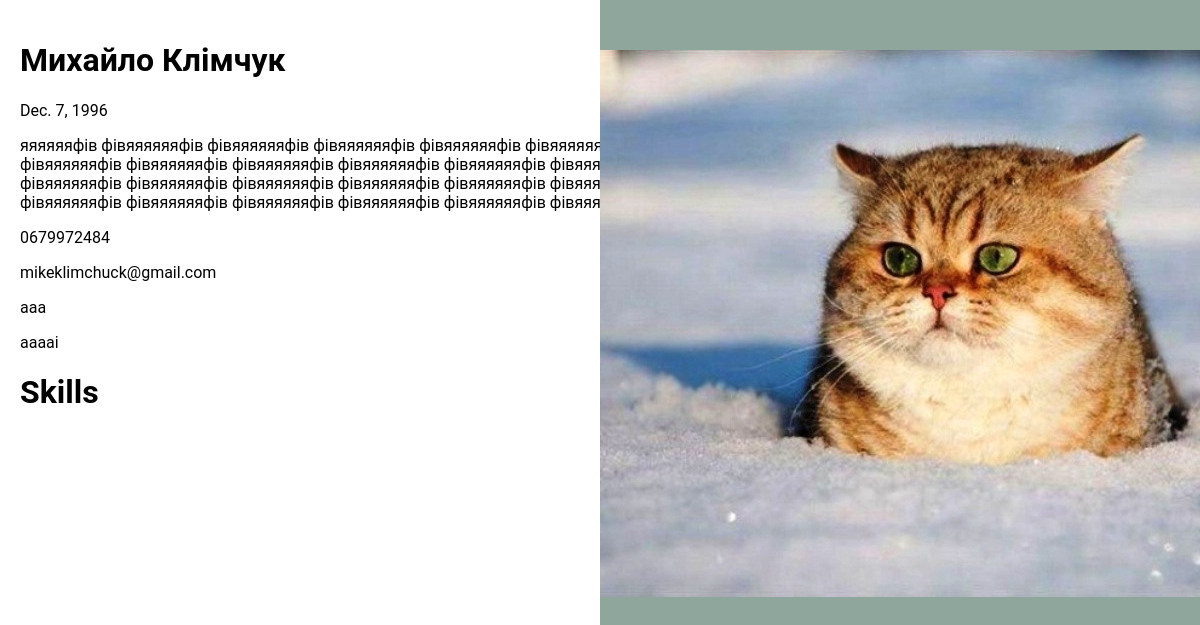
Before: / with the older database file.
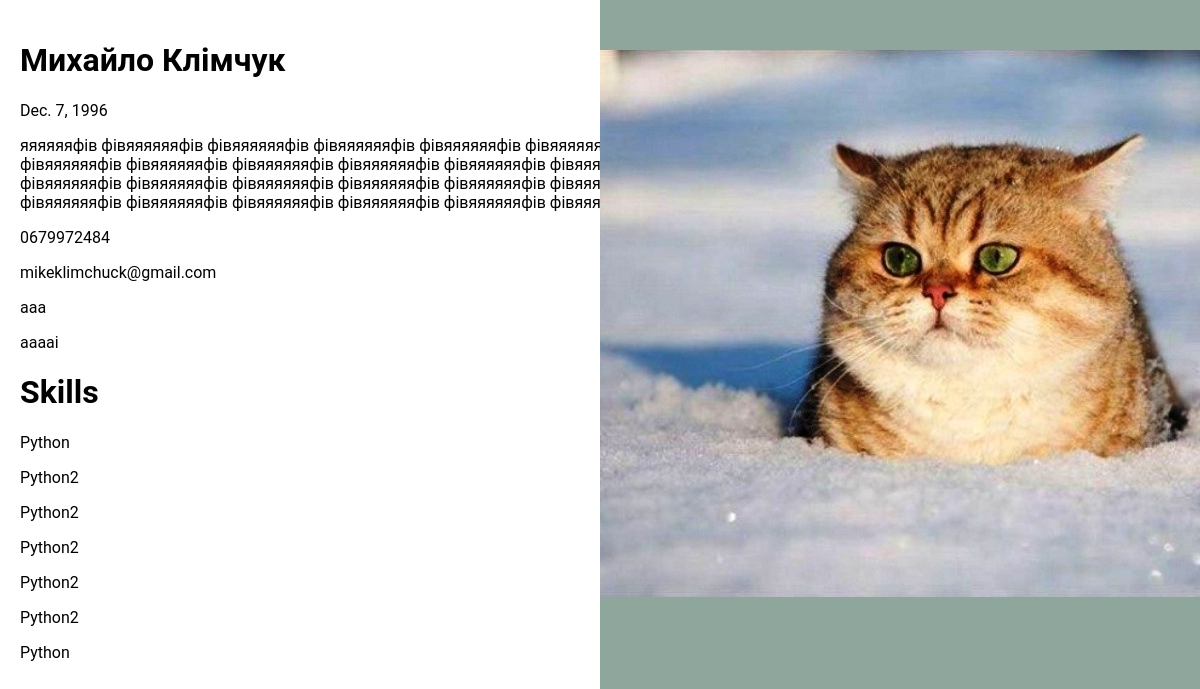
After: the same page with the newer database file.
### resume/models.py (models this page shows)
class PersonInfo(models.Model):
    full_name = models.CharField("Ім'я", max_length=200)
    birthday = models.DateField("День народження")
    main_image = models.ImageField("Головне фото", upload_to="resume_main_photo/")
    about_me = models.TextField("Про мене")
    phone_regex = RegexValidator(regex=r'^\+?1?\d{9,15}$')
    phone_number = models.CharField("Телефон", validators=[phone_regex], max_length=17, blank=True)
    email = models.EmailField("Пошта")
    github = models.CharField("github", max_length=200)
    linkedin = models.CharField("linkedin", max_length=200)
    def __str__(self):
        return self.full_name
    class Meta:
        verbose_name = "Інформація про людину"
        verbose_name_plural = "Інформація про людей"

class Skill(models.Model):
    person_info = models.ForeignKey(PersonInfo, verbose_name="Інформація про людину", on_delete=models.CASCADE)
    skill_name = models.CharField("Назва скіла", max_length=200)

### resume/views.py (the view)
# urls.py: path("", views.MainPageView.as_view(), name="home_page"),
class MainPageView(View):
    def get(self, request):
        personal_info = PersonInfo.objects.all()[0]
        print(personal_info)
        print(Skill.objects.all())
        skills = Skill.objects.all()
        data = {
            "personal_info": personal_info,
            "skills": skills,
        }
        return render(request, "main_page.html", data)

### templates/main_page.html
{% extends "base.html" %}
{% load static %}
{% block main %}
    <div class="personal_info">
        <div class="left_block">
            <div class="info">
                {% include 'personal_info.html' %}
            </div>
            <div class="skills">
                {% include 'skills.html' %}
            </div>
        </div>
        <div class="right_block">
            <div class="avatar">
                {% include 'avatar.html' %}
            </div>
        </div>
    </div>
{% endblock %}

### templates/base.html (shortened to what this page needs)
<!DOCTYPE html>
{% load static %}
<html lang="en">
<head>
    <link rel="stylesheet"  type="text/css" href="{% static '/cv/css/base.css'%}">
</head>
<body>
    <main>
        {% block main %} {% endblock %}
    </main>
</body>
</html>

### templates/personal_info.html
{% load static %}
<h1>{{ personal_info.full_name }}</h1>
<p>{{ personal_info.birthday }}</p>
<p>{{ personal_info.about_me }}</p>
<p>{{ personal_info.phone_number }}</p>
<p>{{ personal_info.email }}</p>
<p>{{ personal_info.github }}</p>
<p>{{ personal_info.linkedin }}</p>

### templates/skills.html
{% load static %}
<h1>Skills</h1>
{% for skill in skills %}
    <p>{{ skill.skill_name }}</p>
{% endfor %}

### templates/avatar.html
{% load static %}
<img src="{{ personal_info.main_image.url }}" alt="avatar" class="avatar__photo">

### static/cv/css/base.css (style rules this page uses)
html { font-family: "Roboto", sans-serif; background-color: #ffffff; }
body { margin: 0; }
.personal_info { padding-top: 20px; padding-right: 20px; padding-left: 20px; }
.right_block { position: fixed; right: 0; top: 0; width: 50%; height: 100vh; background-color: #8EA69B; }
.avatar { position: fixed; right: 0; top: 0; width: 50%; height: 100vh; background-color: #8EA69B; }
.avatar__photo { display: block; margin: 0 auto; padding-top: 50px; padding-right: 50px; }

Changed rows visible on the page:
added Skill: skill_name "Python"
added Skill: skill_name "Python2"
added Skill: skill_name "Python2"
added Skill: skill_name "Python2"
added Skill: skill_name "Python2"
added Skill: skill_name "Python2"
added Skill: skill_name "Python"
